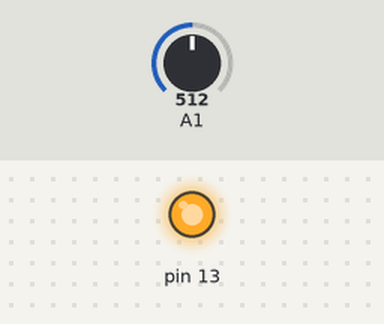
Recording of a sketch running on a simulated Arduino Uno, built with avr-gcc and run on an emulated ATmega328P. Parts: output pins drawn as LEDs (lit = HIGH). The test bench sets the inputs (shaded band); at power-on: A1 = 512.

Above: at 2.8 s.
2.9 s: A1 set to 306
At 3.8 s:
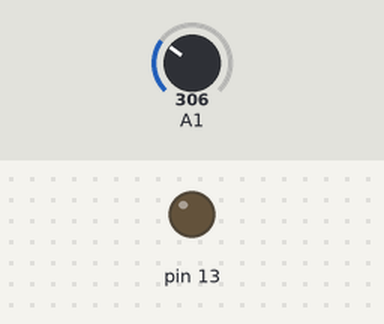
6.4 s: A1 set to 511
Timing chart, 0 to 15.9 s (numbered marks = the images above; inputs shaded):
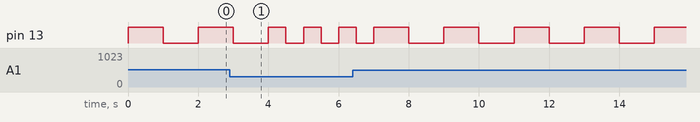

The sketch:

sketch_oct05b.ino
```cpp
void setup() {
    pinMode(A1,INPUT);
    pinMode(13,OUTPUT);
}

void loop() {
  int VR=analogRead(A1);
  VR=map(VR,0,1023,1,4);
  switch(VR)
  {
    case 1:
    {
      digitalWrite(13,HIGH);
      delay(500);
      digitalWrite(13,LOW);
      delay(500);
      break;
    }
    case 2:
    {
      digitalWrite(13,HIGH);
      delay(1000);
      digitalWrite(13,LOW);
      delay(1000);
      break;
    }
    case 3:
    {
      digitalWrite(13,HIGH);
      delay(1500);
      digitalWrite(13,LOW);
      delay(1500);
      break;
    }
    case 4:
    {
      digitalWrite(13,HIGH);
      delay(2000);
      digitalWrite(13,LOW);
      delay(2000);
      break;
    }
  }
}
```

Measured:
- by itself, pin 13: repeats every 2.0 s: HIGH 1.0 s, LOW 1.0 s
